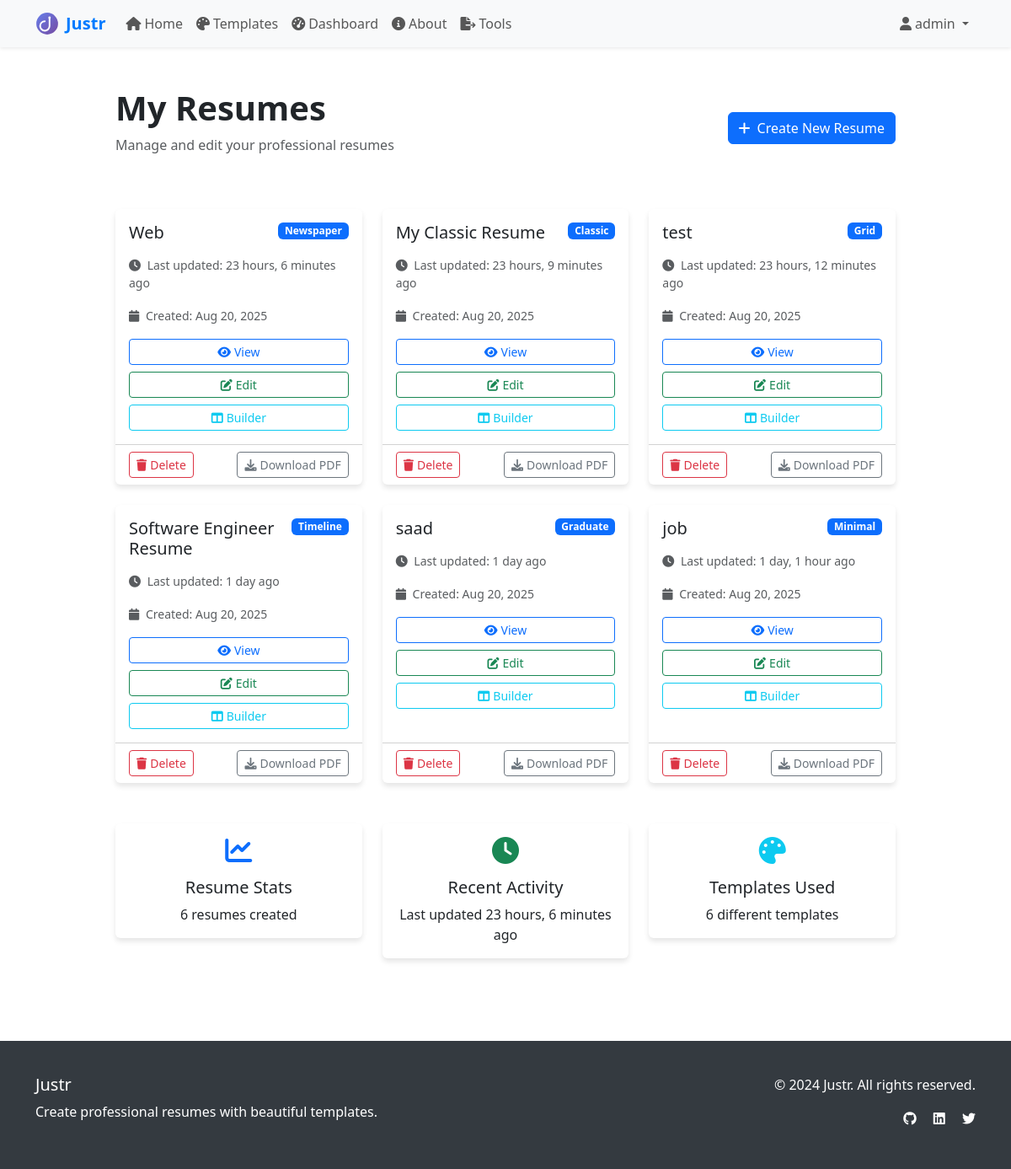
The page /dashboard/ (signed in) on the database its author committed.
### main/models.py (models this page shows, shortened)
class Resume(models.Model):
    TEMPLATE_CHOICES = [
        ('modern', 'Modern'),
        ('classic', 'Classic'),
        ('creative', 'Creative'),
        ('minimal', 'Minimal'),
        ('elegant', 'Elegant'),
        ('professional', 'Professional'),
        ('executive', 'Executive'),
        ('tech', 'Tech'),
        ('simple', 'Simple'),
        ('bold', 'Bold'),
        ('compact', 'Compact'),
        ('timeline', 'Timeline'),
        ('sidebar', 'Sidebar'),
        ('infographic', 'Infographic'),
        ('corporate', 'Corporate'),
        ('academic', 'Academic'),
        ('graduate', 'Graduate'),
        ('junior', 'Junior'),
        ('senior', 'Senior'),
        ('developer', 'Developer'),
        ('custom', 'Custom Theme'),
        ('gradient', 'Gradient'),
        ('mono', 'Monochrome'),
        ('photo-left', 'Photo Left'),
        ('card', 'Card Sections'),
        ('material', 'Material'),
        ('neon', 'Neon'),
        ('pastel', 'Pastel'),
        ('newspaper', 'Newspaper'),
        ('grid', 'Grid'),
    ]
    user = models.ForeignKey(User, on_delete=models.CASCADE, null=True, blank=True)
    title = models.CharField(max_length=200)
    template = models.CharField(max_length=20, choices=TEMPLATE_CHOICES, default='modern')
    created_at = models.DateTimeField(auto_now_add=True)
    updated_at = models.DateTimeField(auto_now=True)
    use_custom_theme = models.BooleanField(default=False)
    color_primary = models.CharField(max_length=32, blank=True, default='')
    color_secondary = models.CharField(max_length=32, blank=True, default='')
    color_accent = models.CharField(max_length=32, blank=True, default='')
    color_bg = models.CharField(max_length=32, blank=True, default='')
    color_text = models.CharField(max_length=32, blank=True, default='')
    font_family = models.CharField(max_length=64, blank=True, default='')
    history = models.JSONField(default=list, blank=True)
    class Meta:
        ordering = ['-updated_at']

### main/views.py (the view)
# urls.py: path('dashboard/', views.dashboard, name='dashboard'),
@login_required
def dashboard(request):
    resumes = Resume.objects.filter(user=request.user)
    return render(request, 'main/dashboard.html', {
        'resumes': resumes,
        'title': 'My Resumes'
    })

### templates/main/dashboard.html (shortened to what this page needs)
{% extends 'base.html' %}
{% block content %}
<div class="container py-5">
    <div class="row">
        <div class="col-lg-10 mx-auto">
            <div class="d-flex justify-content-between align-items-center mb-5">
                <div>
                    <h1 class="display-6 fw-bold">{{ title }}</h1>
                    <p class="text-muted">Manage and edit your professional resumes</p>
                </div>
                <a href="{% url 'main:create_resume' %}" class="btn btn-primary">
                    <i class="fas fa-plus me-2"></i>Create New Resume
                </a>
            </div>
            {% if resumes %}
                <div class="row g-4">
                    {% for resume in resumes %}
                    <div class="col-md-6 col-lg-4">
                        <div class="card h-100">
                            <div class="card-body">
                                <div class="d-flex justify-content-between align-items-start mb-3">
                                    <h5 class="card-title mb-0">{{ resume.title }}</h5>
                                    <span class="badge bg-primary">{{ resume.get_template_display }}</span>
                                </div>
                                <p class="text-muted small mb-3">
                                    <i class="fas fa-clock me-1"></i>
                                    Last updated: {{ resume.updated_at|timesince }} ago
                                </p>
                                <div class="mb-3">
                                    <small class="text-muted">
                                        <i class="fas fa-calendar me-1"></i>
                                        Created: {{ resume.created_at|date:"M d, Y" }}
                                    </small>
                                </div>
                                <div class="d-grid gap-2">
                                    <a href="{% url 'main:view_resume' resume.id %}" class="btn btn-outline-primary btn-sm">
                                        <i class="fas fa-eye me-1"></i>View
                                    </a>
                                    <a href="{% url 'main:edit_resume' resume.id %}" class="btn btn-outline-success btn-sm">
                                        <i class="fas fa-edit me-1"></i>Edit
                                    </a>
                                    <a href="{% url 'main:builder_resume' resume.id %}" class="btn btn-outline-info btn-sm">
                                        <i class="fas fa-columns me-1"></i>Builder
                                    </a>
                                </div>
                            </div>
                            <div class="card-footer bg-transparent">
                                <div class="d-flex justify-content-between">
                                    <a href="{% url 'main:delete_resume' resume.id %}" class="btn btn-outline-danger btn-sm">
                                        <i class="fas fa-trash me-1"></i>Delete
                                    </a>
                                    <a href="{% url 'main:export_resume_pdf' resume.id %}" class="btn btn-outline-secondary btn-sm">
                                        <i class="fas fa-download me-1"></i>Download PDF
                                    </a>
                                </div>
                            </div>
                        </div>
                    </div>
                    {% endfor %}
                </div>
            {% endif %}
            {% if resumes %}
            <div class="mt-5">
                <div class="row g-4">
                    <div class="col-md-4">
                        <div class="card border-primary">
                            <div class="card-body text-center">
                                <i class="fas fa-chart-line text-primary mb-3" style="font-size: 2rem;"></i>
                                <h5>Resume Stats</h5>
                                <p class="mb-0">{{ resumes.count }} resume{{ resumes.count|pluralize }} created</p>
                            </div>
                        </div>
                    </div>
                    <div class="col-md-4">
                        <div class="card border-success">
                            <div class="card-body text-center">
                                <i class="fas fa-clock text-success mb-3" style="font-size: 2rem;"></i>
                                <h5>Recent Activity</h5>
                                <p class="mb-0">Last updated {{ resumes.first.updated_at|timesince }} ago</p>
                            </div>
                        </div>
                    </div>
                    <div class="col-md-4">
                        <div class="card border-info">
                            <div class="card-body text-center">
                                <i class="fas fa-palette text-info mb-3" style="font-size: 2rem;"></i>
                                <h5>Templates Used</h5>
                                <p class="mb-0">{{ resumes|length }} different template{{ resumes|length|pluralize }}</p>
                            </div>
                        </div>
                    </div>
                </div>
            </div>
            {% endif %}
        </div>
    </div>
</div>
{% endblock %}

### templates/base.html (shortened to what this page needs)
<!DOCTYPE html>
{% load static %}
<html lang="en">
<head>
    <link href="https://cdn.jsdelivr.net/npm/bootstrap@5.3.0/dist/css/bootstrap.min.css" rel="stylesheet">
    <link rel="stylesheet" href="https://cdnjs.cloudflare.com/ajax/libs/font-awesome/6.0.0/css/all.min.css">
</head>
<body>
    <nav class="navbar navbar-expand-lg navbar-light bg-light shadow-sm">
        <div class="container">
            <a class="navbar-brand d-flex align-items-center" href="{% url 'main:home' %}">
                <img src="{% static 'img/justr-logo.svg' %}" alt="Justr logo" class="brand-logo me-2"> Justr
            </a>
            <div class="collapse navbar-collapse" id="navbarNav">
                <ul class="navbar-nav me-auto">
                    <li class="nav-item">
                        <a class="nav-link" href="{% url 'main:home' %}">
                            <i class="fas fa-home me-1"></i>Home
                        </a>
                    </li>
                    <li class="nav-item">
                        <a class="nav-link" href="{% url 'main:templates' %}">
                            <i class="fas fa-palette me-1"></i>Templates
                        </a>
                    </li>
                    {% if user.is_authenticated %}
                    <li class="nav-item">
                        <a class="nav-link" href="{% url 'main:dashboard' %}">
                            <i class="fas fa-tachometer-alt me-1"></i>Dashboard
                        </a>
                    </li>
                    {% endif %}
                    <li class="nav-item">
                        <a class="nav-link" href="{% url 'main:about' %}">
                            <i class="fas fa-info-circle me-1"></i>About
                        </a>
                    </li>
                    <li class="nav-item">
                        <a class="nav-link" href="{% url 'main:tools_convert' %}">
                            <i class="fas fa-file-export me-1"></i>Tools
                        </a>
                    </li>
                </ul>
                <ul class="navbar-nav">
                    {% if user.is_authenticated %}
                    <li class="nav-item dropdown">
                        <a class="nav-link dropdown-toggle" href="#" id="navbarDropdown" role="button" data-bs-toggle="dropdown">
                            <i class="fas fa-user me-1"></i>{{ user.username }}
                        </a>
                    </li>
                    {% endif %}
                </ul>
            </div>
        </div>
    </nav>
    <main>
        {% block content %}
        {% endblock %}
    </main>
    <footer class="footer">
        <div class="container">
            <div class="row">
                <div class="col-md-6">
                    <h5>Justr</h5>
                    <p>Create professional resumes with beautiful templates.</p>
                </div>
                <div class="col-md-6 text-md-end">
                    <p>&copy; 2024 Justr. All rights reserved.</p>
                    <div class="social-links">
                        <a href="#" class="text-white me-3"><i class="fab fa-github"></i></a>
                        <a href="#" class="text-white me-3"><i class="fab fa-linkedin"></i></a>
                        <a href="#" class="text-white"><i class="fab fa-twitter"></i></a>
                    </div>
                </div>
            </div>
        </div>
    </footer>
</body>
</html>

### templates/base.html (style rules this page uses)
.navbar-brand { font-weight: bold; color: #007bff !important; }
.brand-logo { height: 28px; width: auto; vertical-align: middle; }
.card { transition: transform 0.3s ease; border: none; box-shadow: 0 4px 6px rgba(0, 0, 0, 0.1); }
.footer { background-color: #343a40; color: white; padding: 40px 0; margin-top: 50px; }

### rows shown on the page
Resume: title "Web", template "Newspaper", updated_at "23 hours, 6 minutes", created_at "Aug 20, 2025", first.updated_at "23 hours, 6 minutes"
Resume: title "My Classic Resume", template "Classic", updated_at "23 hours, 9 minutes", created_at "Aug 20, 2025"
Resume: title "test", template "Grid", updated_at "23 hours, 12 minutes", created_at "Aug 20, 2025"
Resume: title "Software Engineer Resume", template "Timeline", updated_at "1 day", created_at "Aug 20, 2025"
Resume: title "saad", template "Graduate", updated_at "1 day", created_at "Aug 20, 2025"
Resume: title "job", template "Minimal", updated_at "1 day, 1 hour", created_at "Aug 20, 2025"

### other values the page prints
{{ user.username }} "admin"
{{ title }} "My Resumes"
{{ resumes.count }} "6"
{{ resumes|length }} "6"
